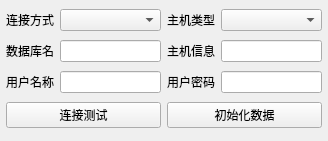
<?xml version="1.0" encoding="UTF-8"?>
<ui version="4.0">
 <class>frmConfigDb</class>
 <widget class="QWidget" name="frmConfigDb">
  <property name="geometry">
   <rect>
    <x>0</x>
    <y>0</y>
    <width>328</width>
    <height>141</height>
   </rect>
  </property>
  <property name="windowTitle">
   <string>Form</string>
  </property>
  <layout class="QGridLayout" name="gridLayout">
   <property name="leftMargin">
    <number>6</number>
   </property>
   <property name="topMargin">
    <number>6</number>
   </property>
   <property name="rightMargin">
    <number>6</number>
   </property>
   <property name="bottomMargin">
    <number>6</number>
   </property>
   <property name="spacing">
    <number>6</number>
   </property>
   <item row="0" column="1">
    <widget class="QComboBox" name="cboxConnMode"/>
   </item>
   <item row="1" column="3">
    <widget class="QLineEdit" name="txtHostInfo"/>
   </item>
   <item row="0" column="3">
    <widget class="QComboBox" name="cboxDbType"/>
   </item>
   <item row="0" column="2">
    <widget class="QLabel" name="labDbType">
     <property name="text">
      <string>主机类型</string>
     </property>
    </widget>
   </item>
   <item row="1" column="2">
    <widget class="QLabel" name="labHostInfo">
     <property name="text">
      <string>主机信息</string>
     </property>
    </widget>
   </item>
   <item row="2" column="3">
    <widget class="QLineEdit" name="txtUserPwd">
     <property name="echoMode">
      <enum>QLineEdit::Password</enum>
     </property>
    </widget>
   </item>
   <item row="1" column="0">
    <widget class="QLabel" name="labDbName">
     <property name="text">
      <string>数据库名</string>
     </property>
    </widget>
   </item>
   <item row="3" column="0" colspan="2">
    <widget class="QPushButton" name="btnConnect">
     <property name="text">
      <string>连接测试</string>
     </property>
    </widget>
   </item>
   <item row="2" column="2">
    <widget class="QLabel" name="labUserPwd">
     <property name="text">
      <string>用户密码</string>
     </property>
    </widget>
   </item>
   <item row="2" column="1">
    <widget class="QLineEdit" name="txtUserName"/>
   </item>
   <item row="3" column="2" colspan="2">
    <widget class="QPushButton" name="btnInit">
     <property name="text">
      <string>初始化数据</string>
     </property>
    </widget>
   </item>
   <item row="0" column="0">
    <widget class="QLabel" name="labConnMode">
     <property name="text">
      <string>连接方式</string>
     </property>
    </widget>
   </item>
   <item row="1" column="1">
    <widget class="QLineEdit" name="txtDbName"/>
   </item>
   <item row="2" column="0">
    <widget class="QLabel" name="labUserName">
     <property name="text">
      <string>用户名称</string>
     </property>
    </widget>
   </item>
  </layout>
 </widget>
 <tabstops>
  <tabstop>cboxConnMode</tabstop>
  <tabstop>cboxDbType</tabstop>
  <tabstop>txtDbName</tabstop>
  <tabstop>txtHostInfo</tabstop>
  <tabstop>txtUserName</tabstop>
  <tabstop>txtUserPwd</tabstop>
  <tabstop>btnConnect</tabstop>
  <tabstop>btnInit</tabstop>
 </tabstops>
 <resources/>
 <connections/>
</ui>
